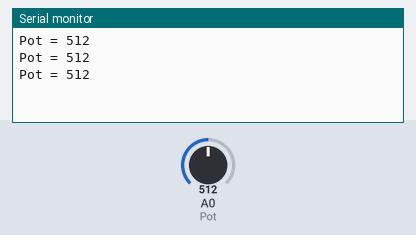
Bench run of a sketch on a simulated Arduino Uno, built with avr-gcc and run on an emulated ATmega328P. On the bench: the last lines printed to the serial monitor. The test bench sets the inputs (shaded band); at power-on: A0 (Pot) = 512.

Above: at 1.3 s.
1.4 s: A0 (Pot) set to 716
At 1.9 s:
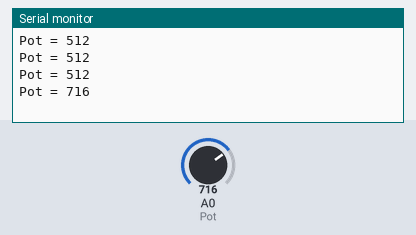
2.9 s: A0 (Pot) set to 900
At 3.4 s:
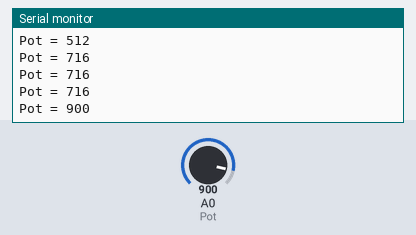
Timing chart, 0 to 5.9 s (numbered marks = the images above; inputs shaded):
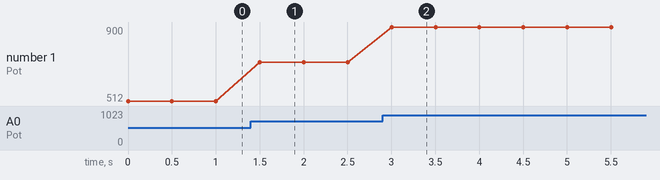

Measured:
- after the input at 1.4 s, the serial monitor: prints a new line after 0.10 s (image 1)
- after the input at 2.9 s, the serial monitor: prints a new line after 0.10 s (image 2)
- plotted number 1: 512 → 716 after the input at 1.4 s, 716 → 900 after the input at 2.9 s

The sketch:

_5_VMA209_Potmeter_example.ino
```cpp
//*******************************************************************************
//  VMA209 - Pot meter example
//  The VMA209 contains a blue potmeter (trimmer) which is connected to Analog 0
//  In this example we show You how to measure the voltage between 0 and 5V, and how to visualise it by the serial monitor
//  Programmed :Arduino IDE
//  Board ：Arduino Leonardo, UNO, MEGA
//*******************************************************************************/
#define Pot A0			//declare Analog line 0 as Pot

int PotBuffer = 0;		//initialize variable PotBuffer as integer

void setup()
{
  Serial.begin(9600);			//Set serial port to 9600 Baud
}

void loop()
{
  PotBuffer = analogRead(Pot);	// Read the value of Pot (A0) and store it into PotBuffer
  Serial.print("Pot = ");// Write "Pot = " to the serial monitor
  Serial.println(PotBuffer);    // Now print the actual value measured by A0 (Pot or PotBuffer), TURN the small screw on top of the blue trimmer and You will see a value between 0 and about 1000
                                //
                                // This means that You have to devide PotBuffer by 200 to have the actual voltage on A0 (Serial.println(PotBuffer/200)), the variable Potbuffer , which is declared as Integer (int) should
                                // then be declared as Floating point variable or : float PotBuffer = 0;

  delay(500);										// wait 0,5 sec. between each measuring cycle
}
```
